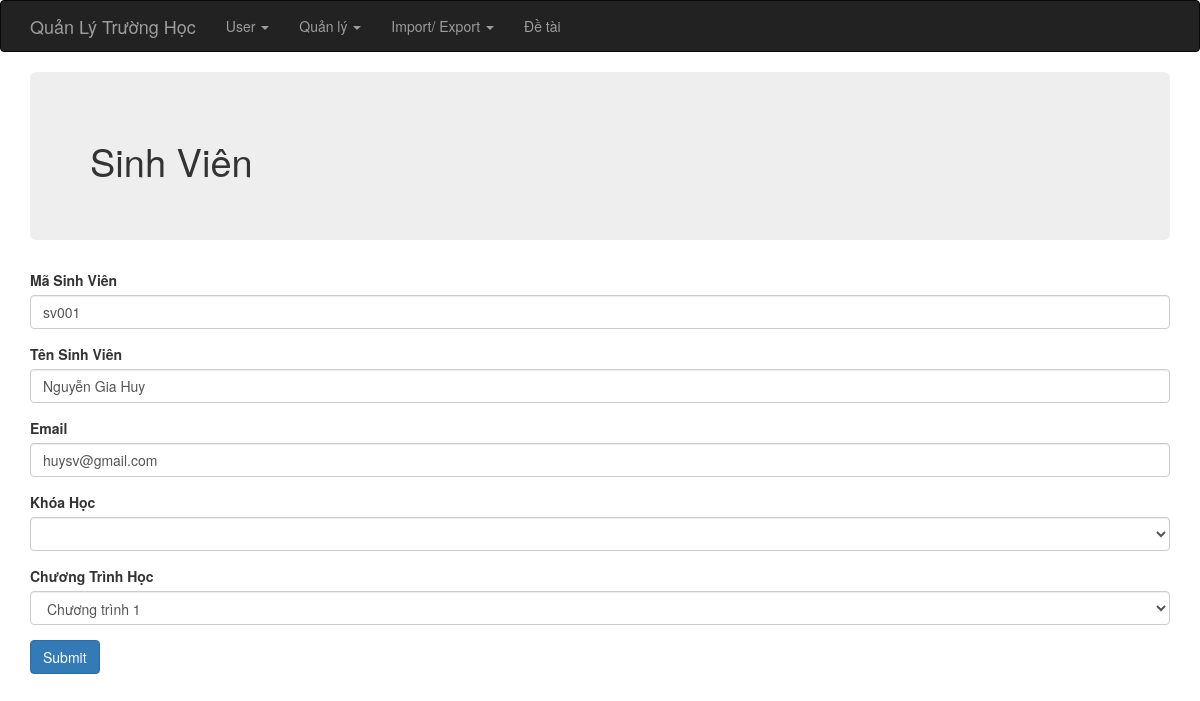
Screenshot of /index.php?op=sv_edit&id=1 with the database file from the repository.
### tables this page shows
CREATE TABLE IF NOT EXISTS `sinh_vien` (
  `id` int(6) unsigned NOT NULL AUTO_INCREMENT,
  `ma_sinh_vien` varchar(255) NOT NULL,
  `ho_ten` varchar(255) NOT NULL,
  `khoa_hoc_id` int(6) DEFAULT NULL,
  `chuong_trinh_id` int(6) DEFAULT NULL,
  `email` varchar(255) DEFAULT NULL,
  PRIMARY KEY (`id`)
);

CREATE TABLE IF NOT EXISTS `chuong_trinh_hoc` (
  `id` int(6) unsigned NOT NULL AUTO_INCREMENT,
  `ten_chuong_trinh` varchar(255) NOT NULL,
  `khoa_hoc_id` varchar(255) NOT NULL,
  `ghi_chu` varchar(255) DEFAULT NULL,
  `total_time` int(6) DEFAULT NULL,
  PRIMARY KEY (`id`)
);

### index.php (called while the page is built, shortened)
<?php
require_once 'controller/IndexController.php';
$controller = new IndexController();
$controller->handleRequest();
?>

### model/ChuongTrinhGateway.php (called while the page is built, shortened)
<?php
class ChuongTrinhGateway {
    public function selectAll($order, $start, $limit) {
        $dbOrder =  mysql_real_escape_string($order);
        $dbres = mysql_query("SELECT * FROM chuong_trinh_hoc ORDER BY $dbOrder ASC limit {$start},{$limit}");
        $data = array();
        while ( ($obj = mysql_fetch_object($dbres)) != NULL ) {
            $data[] = $obj;
        }
        return $data;
    }
}
?>

### model/ChuongTrinhService.php (called while the page is built, shortened)
<?php
require_once 'model/ChuongTrinhGateway.php';
class ChuongTrinhService {
    private $index = NULL;
    private $chuongtrinhGateway    = NULL;
    public function __construct() {
        $this->index = new IndexService();
        $this->chuongtrinhGateway = new ChuongTrinhGateway();
    }
    public function getAll($order, $start, $limit) {
        try {
            $this->index->openDb();
            $res = $this->chuongtrinhGateway->selectAll($order, $start, $limit);
            $this->index->closeDb();
            return $res;
        } catch (Exception $e) {
            $this->index->closeDb();
            throw $e;
        }
    }
}
?>

### model/SVGateway.php (called while the page is built, shortened)
<?php
class SVGateway {
    public function selectById($id) {
        $dbId = mysql_real_escape_string($id);
        $dbres = mysql_query("SELECT * FROM sinh_vien WHERE id=$dbId");
        return mysql_fetch_object($dbres);
    }
}
?>

### model/SVService.php (called while the page is built, shortened)
<?php
require_once 'model/SVGateway.php';
class SVService {
    private $index = NULL;
    private $SVGateway    = NULL;
    public function __construct() {
        $this->index = new IndexService();
        $this->SVGateway = new SVGateway();
    }
    public function getId($id) {
        try {
            $this->index->openDb();
            $res = $this->SVGateway->selectById($id);
            $this->index->closeDb();
            return $res;
        } catch (Exception $e) {
            $this->index->closeDb();
            throw $e;
        }
        return $this->contactsGateway->find($id);
    }
}
?>

### model/KhoaHocService.php (called while the page is built, shortened)
<?php
require_once 'model/KhoaHocGateway.php';
class KhoaHocService {
    private $index = NULL;
    private $khoahocGateway    = NULL;
    public function __construct() {
        $this->index = new IndexService();
        $this->khoahocGateway = new KhoaHocGateway();
    }
    public function getAll($order, $start, $limit) {
        try {
            $this->index->openDb();
            $res = $this->khoahocGateway->selectAll($order, $start, $limit);
            $this->index->closeDb();
            return $res;
        } catch (Exception $e) {
            $this->index->closeDb();
            throw $e;
        }
    }
}
?>

### model/KhoaHocGateway.php (called while the page is built, shortened)
<?php
class KhoaHocGateway {
    public function selectAll($order, $start, $limit) {
        $dbOrder =  mysql_real_escape_string($order);
        $dbres = mysql_query("SELECT * FROM khoa_hoc ORDER BY $dbOrder ASC limit {$start},{$limit}");
        $data = array();
        while ( ($obj = mysql_fetch_object($dbres)) != NULL ) {
            $data[] = $obj;
        }
        return $data;
    }
}
?>

### view/sinhvien/form.php (the view, shortened to what this page needs)
<?php require_once(realpath($_SERVER["DOCUMENT_ROOT"]) .'/school/view/include/header.php');?>
<div class="container">
    <div class="jumbotron">
        <h1>Sinh    Viên</h1>
    </div>
    <form method="POST" action="">
        <div class="form-group">
            <label for="name">Mã Sinh Viên</label>
            <input type="text" name="masv" class="form-control" value="<?php if (isset($data)) echo $data->ma_sinh_vien; ?>"/>
        </div>
        <div class="form-group">
            <label for="name">Tên Sinh Viên</label>
            <input type="text" name="tensv" class="form-control" value="<?php if (isset($data)) echo $data->ho_ten; ?>"/>
        </div>
        <div class="form-group">
            <label for="name">Email</label>
            <input type="email" name="email" class="form-control" value="<?php if (isset($data)) echo $data->email; ?>"/>
        </div>
        <div class="form-group">
            <label for="name">Khóa Học</label>
            <select name="khoahoc" id="" class="form-control">
                <option value=""></option>
                <?php foreach ($KHList as $kh) :?>
                    <option <?php if (isset($data)) { if ($data->khoa_hoc_id == $kh->id) {echo 'selected';} } ?> value="<?php echo $kh->id; ?>"><?php echo $kh->ten_khoa_hoc; ?></option>
                <?php endforeach; ?>
            </select>
        </div>
        <div class="form-group">
            <label for="name">Chương Trình Học</label>
            <select name="chuongtrinhhoc" id="" class="form-control">
                <?php foreach ($CTList as $ct) :?>
                    <option <?php if (isset($data)) { if ($data->chuong_trinh_id == $ct->id) {echo 'selected';} } ?> value="<?php echo $ct->id; ?>"><?php echo $ct->ten_chuong_trinh; ?></option>
                <?php endforeach; ?>
            </select>
        </div>
        <input type="submit" value="Submit" class="btn btn-primary"/>
    </form>
</div>
<?php require_once(realpath($_SERVER["DOCUMENT_ROOT"]) .'/school/view/include/footer.php');?>

### libs/css/style.css (style rules this page uses)
html, body { height: 100%; }
.jumbotron h1 { text-transform: capitalize; font-size: 38px; }
.page-wrap .container { background: #fff; }

### rows the page displays
sinh_vien: masv "sv001", tensv "Nguyễn Gia Huy", email "huysv@gmail.com", chuongtrinhhoc "Chương trình 1"
